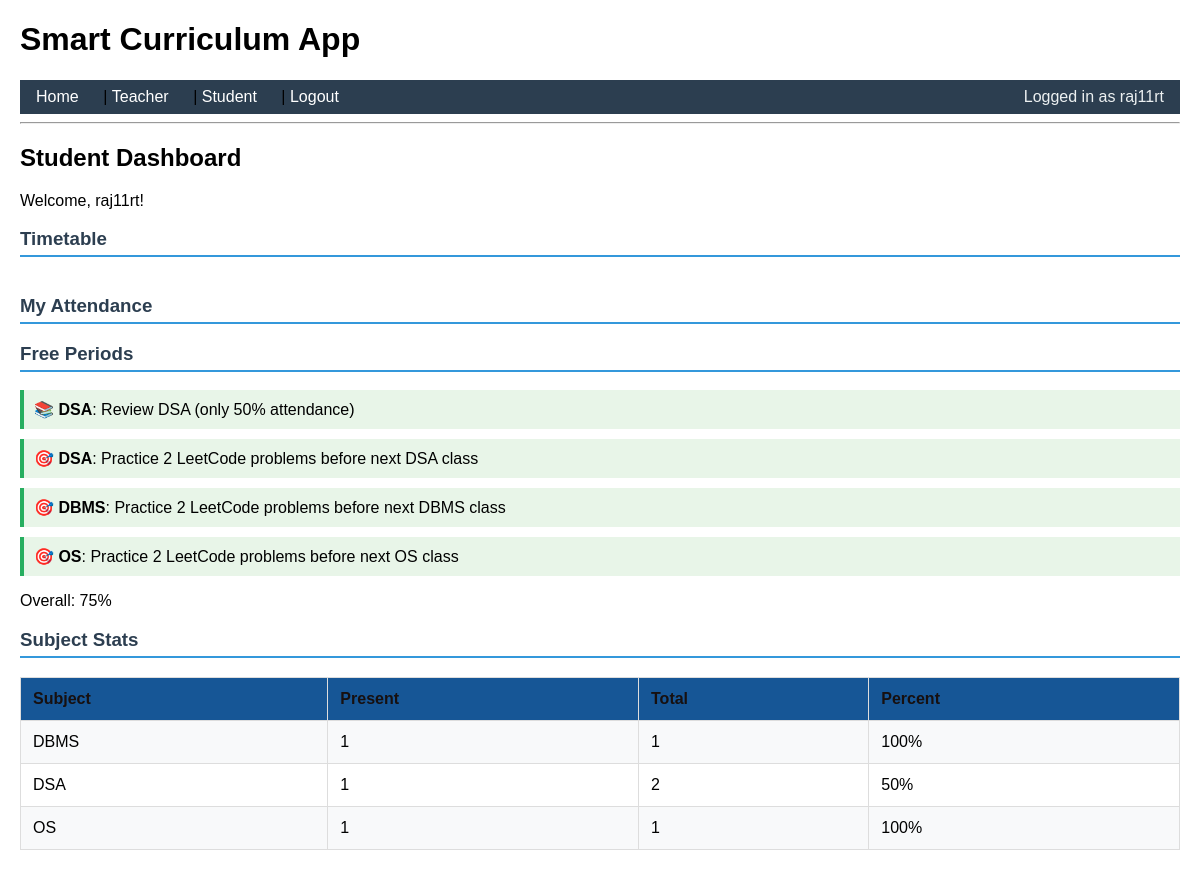
Screenshot of /student/ (signed in) with the database file from the repository.
### core/models.py (models this page shows, shortened)
class TimetableEntry(models.Model):
    day = models.CharField(max_length=10)  # e.g. Monday
    period = models.IntegerField()         # 1,2,3...
    subject = models.CharField(max_length=100)
    room = models.CharField(max_length=20, blank=True)
    teacher = models.ForeignKey(User, on_delete=models.CASCADE, related_name="classes")

### core/views.py (the view)
# urls.py: path("student/", views.student_dashboard, name="student_dashboard"),
@login_required
def student_dashboard(request):
    try:
        student = Student.objects.get(user=request.user)
    except Student.DoesNotExist:
        return render(request, "core/student_dashboard.html", {
            "entries": [],
            "subject_stats": [],
            "overall_percent": 0,
            "suggestions": [],
        })
    entries = TimetableEntry.objects.all().order_by("day", "period")
    subject_stats = student.attendance_by_subject()
    overall_percent = student.overall_attendance_percent()
    suggestions = []
    low_attendance_subjects = [s for s in subject_stats if s['percent'] < 75]
    if low_attendance_subjects:
        low_sub = low_attendance_subjects[0]
        suggestions.append({
            'icon': '📚',
            'subject': low_sub['subject'],
            'text': f'Review {low_sub["subject"]} (only {low_sub["percent"]}% attendance)',
        })
    upcoming_classes = entries[:3]
    for cls in upcoming_classes:
        suggestions.append({
            'icon': '🎯',
            'subject': cls.subject,
            'text': f'Practice 2 LeetCode problems before next {cls.subject} class',
        })
    context = {
        "entries": entries,
        "subject_stats": subject_stats,
        "overall_percent": overall_percent,
        "suggestions": suggestions,
    }
    return render(request, "core/student_dashboard.html", context)

### core/models.py (called while the page is built)
    def attendance_by_subject(self):
        from .models import Attendance, TimetableEntry
        qs = Attendance.objects.filter(student=self)
        data = (
            qs.values("timetable_entry__subject")
                .annotate(
                    total=Count("id"),
                    presents=Count("id", filter=Q(present=True)),  # use present=True
                )
        )
        result = []
        for row in data:
            subject = row["timetable_entry__subject"]
            total = row["total"]
            present = row["presents"]
            percent = round((present / total) * 100) if total else 0
            result.append(
                {"subject": subject, "total": total, "present": present, "percent": percent}
            )
        return result

    def overall_attendance_percent(self):
        from .models import Attendance
        from django.db.models import Count, Q
        qs = Attendance.objects.filter(student=self)
        stats = qs.aggregate(
            total=Count("id"),
            presents=Count("id", filter=Q(present=True)),  # use present=True
        )
        total = stats["total"] or 0
        presents = stats["presents"] or 0
        return round((presents / total) * 100) if total else 0

### core/templates/core/student_dashboard.html (shortened to what this page needs)
{% extends "core/base.html" %}
{% block content %}
<h2>Student Dashboard</h2>
<p>Welcome, {{ request.user.get_full_name|default:request.user.username }}!</p>
<h3>Timetable</h3>
<h3>My Attendance</h3>
<h3>Free Periods</h3>
{% if suggestions %}
  {% for s in suggestions %}
  <div class="suggestion">
    {{ s.icon }} <strong>{{ s.subject }}</strong>: {{ s.text }}
  </div>
  {% endfor %}
{% else %}
  <p>No suggestions yet.</p>
{% endif %}
<p>Overall: {{ overall_percent }}%</p>
<h3>Subject Stats</h3>
<table>
  <tr><th>Subject</th><th>Present</th><th>Total</th><th>Percent</th></tr>
  {% for row in subject_stats %}
  <tr><td>{{ row.subject }}</td><td>{{ row.present }}</td><td>{{ row.total }}</td><td>{{ row.percent }}%</td></tr>
  {% endfor %}
</table>
{% endblock %}

### core/templates/core/base.html (shortened to what this page needs)
<!DOCTYPE html>
<html lang="en">
<head>
</head>
<body>
    <h1>Smart Curriculum App</h1>
  <nav style="background: #2c3e50 !important;">
  <a href="{% url 'home' %}">Home</a>
  {% if request.user.is_authenticated %}
    |
    <a href="{% url 'teacher_dashboard' %}">Teacher</a>
    |
    <a href="{% url 'student_dashboard' %}">Student</a>
    |
    <a href="{% url 'logout' %}?next=/">Logout</a>
    <span style="float:right;">Logged in as {{ request.user.username }}</span>
  {% else %}
    |
    <a href="{% url 'login' %}">Login</a>
  {% endif %}
</nav>
    <hr>
    {% block content %}{% endblock %}
</body>
</html>

### core/templates/core/base.html (style rules this page uses)
body { font-family: Arial, sans-serif; margin: 20px; }
table { border-collapse: collapse; width: 100%; margin: 10px 0; }
th, td { border: 1px solid #ddd; padding: 12px; text-align: left; }
th { background: #165696; color: rgb(23, 16, 16); font-weight: bold; }
tr:nth-child(even) { background: #f8f9fa; }
nav { background: #2c3e50 !important; padding: 8px 16px; }
nav a { color: white !important; text-decoration: none; margin-right: 20px; font-weight: 500; }
nav span { color: #ecf0f1 !important; }
h3 { color: #2c3e50; border-bottom: 2px solid #3498db; padding-bottom: 5px; }
.suggestion { background: #e8f5e8; padding: 10px; border-left: 4px solid #27ae60; margin: 10px 0; }

### rows the page displays
TimetableEntry: subject "DSA", subject "DSA", present "1", total "2", percent "50"
TimetableEntry: subject "DBMS", subject "DBMS", present "1", total "1", percent "100"
TimetableEntry: subject "OS", subject "OS", present "1", total "1", percent "100"

### other values shown
{{ request.user.username }} "raj11rt"
{{ request.user.get_full_name|default:request.user.username }} "raj11rt"
{{ s.icon }} "📚" "🎯" "🎯" "🎯"
{{ s.subject }} "DSA"
{{ s.text }} "Review DSA (only 50% attendance)" "Practice 2 LeetCode problems before next DSA class" "Practice 2 LeetCode problems before next DBMS class" "Practice 2 LeetCode problems before next OS class"
{{ overall_percent }} "75"
